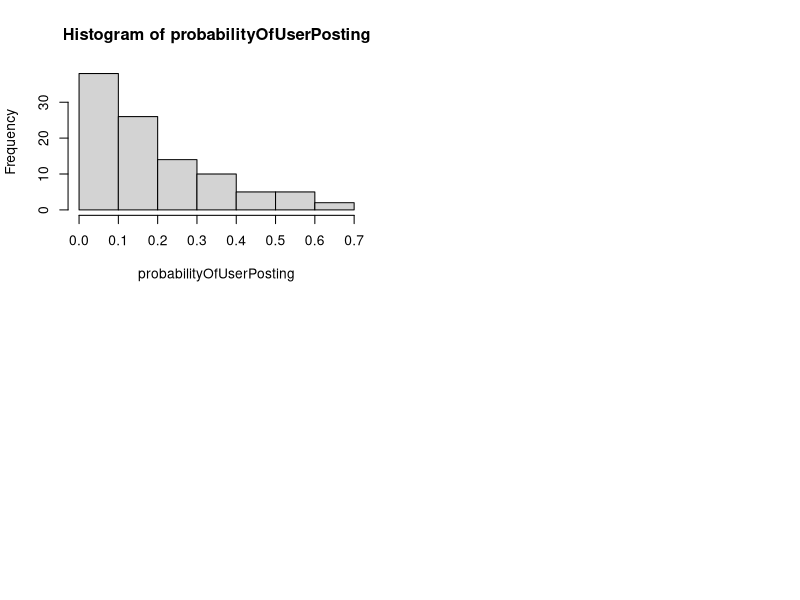

R code for this plot: (Note: this script raises an error after producing the figure.)
#rm(list = ls())
#plot.new()

par(mfrow=c(2,2))

# NumberOfFriends represents number of friends in 
# a user's social network
NumberOfFriends=100

# currentTimeClick is the counter tick for the simulation
currentTimeClick=0
SIMULATION_INTERVAL=100


# Not all users in social media post
# equally. Few user post most often compare to a majority 
# of passive users

# generate the probabilities of user posting from exponential
# distribution
expNumbers=rexp(NumberOfFriends,4)
probabilityOfUserPosting=pexp(expNumbers)
hist(probabilityOfUserPosting)

performUserAction<-function(friend)
{
  # generate a value from Uniform distribution ~U[0,1]
  
  # runif() generate numbers from a bernauli distribution
  bernauliRandom=rbern(1,probabilityOfUserPosting[friend])
  print(bernauliRandom)
  if(bernauliRandom==1)
  {
    #the user will post
    postsGenerated[currentTimeClick]<<- postsGenerated[currentTimeClick]+1
  }
}


# userFeed represents users feed
# coming from his friends. We are keeping the length 
# of user feed to 10

userFeed=vector()




# postsGenerated represents total number of post generated
# by all users in the system
postsGenerated=rep(0,SIMULATION_INTERVAL)




while(TRUE)
{
  # update the time click
  currentTimeClick=currentTimeClick+1
  
  for (friend in 1:NumberOfFriends)
  {
    performUserAction(friend)
  }
  
  
  # Stop the similation 
  if(currentTimeClick>=SIMULATION_INTERVAL)
  {
    break
  }
  
}

plot(postsGenerated,type = 'b',ylim = c(0,NumberOfFriends))
